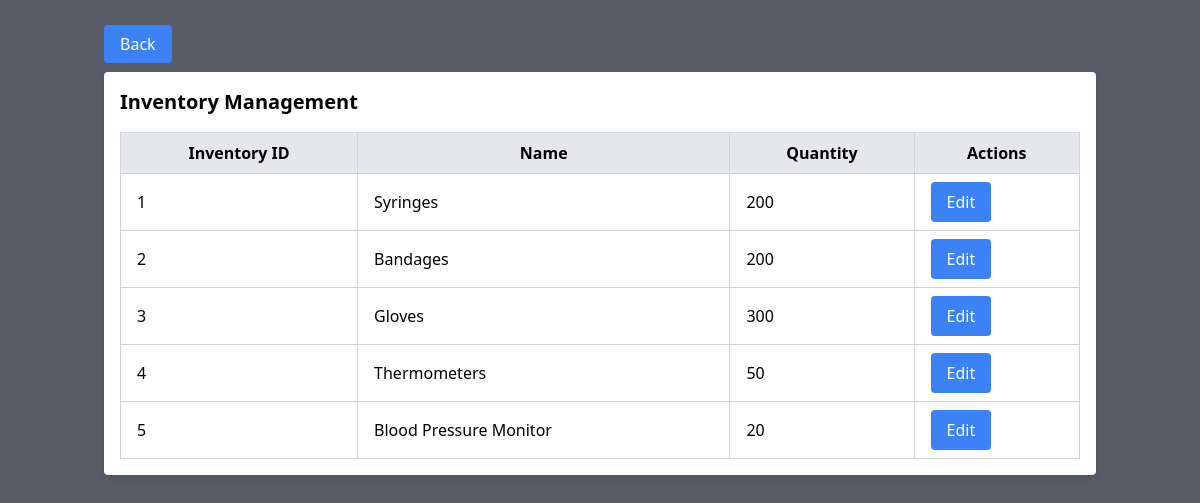
Page /update_inventory.php on the committed database.
### tables this page shows
CREATE TABLE `inventory` (
  `item_id` int(11) NOT NULL,
  `item_name` varchar(100) DEFAULT NULL,
  `quantity` int(11) DEFAULT NULL
);

### update_inventory.php (the view, shortened to what this page needs)
<?php
$host = 'localhost';
$db = 'hospital_management';
$user = 'root';
$pass = '';
try {
    $pdo = new PDO("mysql:host=$host;dbname=$db", $user, $pass);
    $pdo->setAttribute(PDO::ATTR_ERRMODE, PDO::ERRMODE_EXCEPTION);
} catch (PDOException $e) {
    die("Database connection failed: " . $e->getMessage());
}
$stmt = $pdo->query("SELECT * FROM inventory");
$items = $stmt->fetchAll(PDO::FETCH_ASSOC);
?>
<!DOCTYPE html>
<html lang="en">
<head>
    <script src="https://cdn.tailwindcss.com"></script>
</head>
<body class="bg-gray-900 bg-opacity-70 min-h-screen">
    <div class="container mx-auto py-8 px-4">
        <div class="mb-4">
            <a href="index.php" class="bg-blue-500 text-white px-4 py-2 rounded hover:bg-blue-600">Back</a>
        </div>
        <div class="bg-white shadow-md rounded p-4">
            <h2 class="text-xl font-semibold mb-4">Inventory Management</h2>
            <table class="table-auto w-full border-collapse border border-gray-300">
                <thead>
                    <tr class="bg-gray-200">
                        <th class="border border-gray-300 px-4 py-2">Inventory ID</th>
                        <th class="border border-gray-300 px-4 py-2">Name</th>
                        <th class="border border-gray-300 px-4 py-2">Quantity</th>
                        <th class="border border-gray-300 px-4 py-2">Actions</th>
                    </tr>
                </thead>
                <tbody>
                    <?php foreach ($items as $item): ?>
                    <tr>
                        <td class="border border-gray-300 px-4 py-2"><?php echo htmlspecialchars($item['item_id']); ?></td>
                        <td class="border border-gray-300 px-4 py-2"><?php echo htmlspecialchars($item['item_name']); ?></td>
                        <td class="border border-gray-300 px-4 py-2"><?php echo htmlspecialchars($item['quantity']); ?></td>
                        <td class="border border-gray-300 px-4 py-2">
                            <button onclick="openUpdatePopup('<?php echo $item['item_id']; ?>', '<?php echo htmlspecialchars($item['item_name']); ?>', '<?php echo $item['quantity']; ?>')" class="bg-blue-500 text-white px-4 py-2 rounded hover:bg-blue-600">Edit</button>
                        </td>
                    </tr>
                    <?php endforeach; ?>
                </tbody>
            </table>
        </div>
    </div>
</body>
</html>

### update_inventory.php (style rules this page uses)
body { background-image: url('./images/update\ in.jpg'); background-size: cover; background-position: center; background-repeat: no-repeat; }

### rows in the picture
inventory: item_id "1", item_name "Syringes", quantity "200"
inventory: item_id "2", item_name "Bandages", quantity "200"
inventory: item_id "3", item_name "Gloves", quantity "300"
inventory: item_id "4", item_name "Thermometers", quantity "50"
inventory: item_id "5", item_name "Blood Pressure Monitor", quantity "20"
